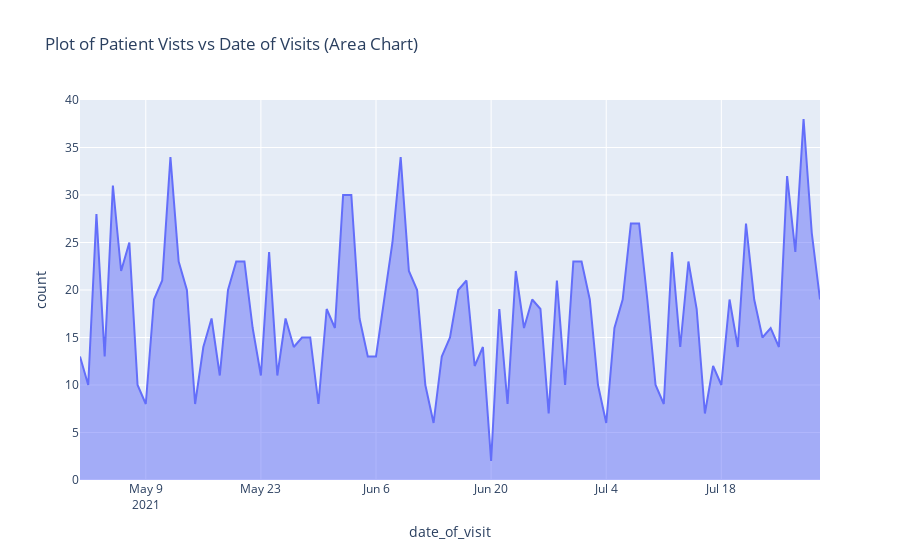

Here is the notebook cell this chart was saved with:
### Markdown cell above
##### Visualizing the Output in Area Chart

### Code cell
fig = px.area(visits_per_day, x='date_of_visit', y="count", title="Plot of Patient Vists vs Date of Visits (Area Chart)")
fig.show()

### Figure 1 — Plotly figure (JSON) as saved in the notebook; plotly's stock layout.template omitted (floating-point values rounded to 4 significant figures)
{"data": [{"hovertemplate": "date_of_visit=%{x}<br>count=%{y}<extra></extra>", "legendgroup": "", "line": {"color": "#636efa"}, "marker": {"symbol": "circle"}, "mode": "lines", "name": "", "orientation": "v", "showlegend": false, "stackgroup": "1", "type": "scatter", "x": ["2021-05-01", "2021-05-02", "2021-05-03", "2021-05-04", "2021-05-05", "2021-05-06", "2021-05-07", "2021-05-08", "2021-05-09", "2021-05-10", "2021-05-11", "2021-05-12", "2021-05-13", "2021-05-14", "2021-05-15", "2021-05-16", "2021-05-17", "2021-05-18", "2021-05-19", "2021-05-20", "2021-05-21", "2021-05-22", "2021-05-23", "2021-05-24", "2021-05-25", "2021-05-26", "2021-05-27", "2021-05-28", "2021-05-29", "2021-05-30", "2021-05-31", "2021-06-01", "2021-06-02", "2021-06-03", "2021-06-04", "2021-06-05", "2021-06-06", "2021-06-07", "2021-06-08", "2021-06-09", "2021-06-10", "2021-06-11", "2021-06-12", "2021-06-13", "2021-06-14", "2021-06-15", "2021-06-16", "2021-06-17", "2021-06-18", "2021-06-19", "2021-06-20", "2021-06-21", "2021-06-22", "2021-06-23", "2021-06-24", "2021-06-25", "2021-06-26", "2021-06-27", "2021-06-28", "2021-06-29", "2021-06-30", "2021-07-01", "2021-07-02", "2021-07-03", "2021-07-04", "2021-07-05", "2021-07-06", "2021-07-07", "2021-07-08", "2021-07-09", "2021-07-10", "2021-07-11", "2021-07-12", "2021-07-13", "2021-07-14", "2021-07-15", "2021-07-16", "2021-07-17", "2021-07-18", "2021-07-19", "2021-07-20", "2021-07-21", "2021-07-22", "2021-07-23", "2021-07-24", "2021-07-25", "2021-07-26", "2021-07-27", "2021-07-28", "2021-07-29", "2021-07-30"], "xaxis": "x", "y": [13, 10, 28, 13, 31, 22, 25, 10, 8, 19, 21, 34, 23, 20, 8, 14, 17, 11, 20, 23, 23, 16, 11, 24, 11, 17, 14, 15, 15, 8, 18, 16, 30, 30, 17, 13, 13, 19, 25, 34, 22, 20, 10, 6, 13, 15, 20, 21, 12, 14, 2, 18, 8, 22, 16, 19, 18, 7, 21, 10, 23, 23, 19, 10, 6, 16, 19, 27, 27, 19, 10, 8, 24, 14, 23, 18, 7, 12, 10, 19, 14, 27, 19, 15, 16, 14, 32, 24, 38, 26, 19], "yaxis": "y"}], "layout": {"legend": {"tracegroupgap": 0}, "title": {"text": "Plot of Patient Vists vs Date of Visits (Area Chart)"}, "xaxis": {"anchor": "y", "domain": [0, 1], "title": {"text": "date_of_visit"}}, "yaxis": {"anchor": "x", "domain": [0, 1], "title": {"text": "count"}}}}
